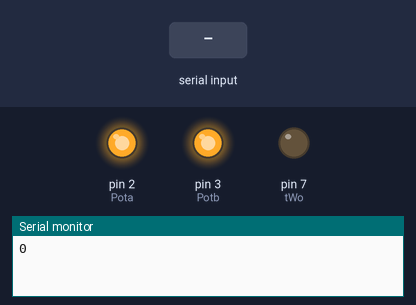
The sketch below on a simulated Arduino Uno, built with avr-gcc and run on an emulated ATmega328P. Shown: output pins drawn as LEDs (lit = HIGH), the last lines printed to the serial monitor. The test bench sets the inputs (shaded band).

Above: at 1.2 s.
1.3 s: "1" received over Serial
At 2.2 s:
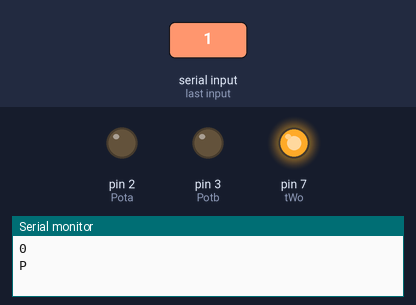
2.8 s: "2" received over Serial
At 3.2 s:
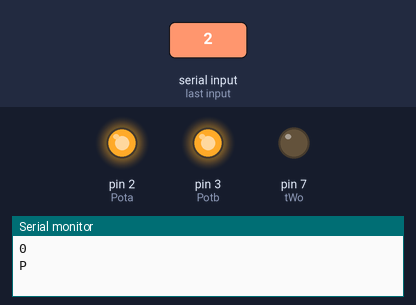
Timing chart, 0 to 5.8 s (numbered marks = the images above; inputs shaded):
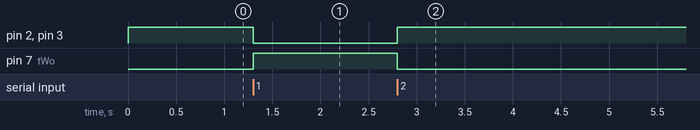

The sketch:

templateArduinoCode.ino
```cpp
  #include <elapsedMillis.h>    // Import timekeeping library

  elapsedMillis timeElapsed;
  const int Pota = 2;           // Pumps 1 & 3 A
  const int Potb = 3;           // Pumps 1 & 3 B
  const int tWo = 7;            // 2-Way Valve 1
  boolean x = 0;                // While loop statement
  char input = 0;               // Variable for Serial.read()


void setup() {

  // Begin serial comm. and establish digital outputs
  Serial.begin(9600);
  pinMode(Pota, OUTPUT);
  pinMode(Potb, OUTPUT);
  pinMode(tWo, OUTPUT);

  // Make sure everything is off
  digitalWrite(Pota,HIGH);
  digitalWrite(Potb,HIGH);
  digitalWrite(tWo,LOW);

  // Send a '0' over serial so computer knows arduino is ready
  Serial.println('0');

}

void loop() {

  x=1;
  while (x) {
    if (Serial.available() >0) {
      input = Serial.read();
      Serial.read();
    }
    switch (input) {
      case '1':
      pump();
      break;
      case '3':
      // Quit loop
      x = !x;
      break;
      case '2':
      stopp();
      break;
      default:
      break;
    }
    input = 0;
  }
}

void pump() {

    // Open two valve and turn on pumps
      analogWrite(tWo,179);
      timeElapsed = 0;
      digitalWrite(Pota,LOW);
      digitalWrite(Potb,LOW);
    // Tell computer the pump is on 'P'
      Serial.println("P");
 }

 void stopp() {

    // Tell computer how long pump was on
      // Serial.println(timeElapsed);
    // Close two way valve
      digitalWrite(tWo,LOW);
      digitalWrite(Pota,HIGH);
      digitalWrite(Potb,HIGH);
      delay(1000);
    // Tell computer it is ready for imaging 'S'
      Serial.println("S");
 }
```

Measured:
- after the input at 1.3 s, pin 2 (Pota), pin 3 (Potb): HIGH → LOW at once; pin 7 (tWo): LOW → HIGH at once
- after the input at 2.8 s, pin 2 (Pota), pin 3 (Potb): LOW → HIGH at once; pin 7 (tWo): HIGH → LOW at once
